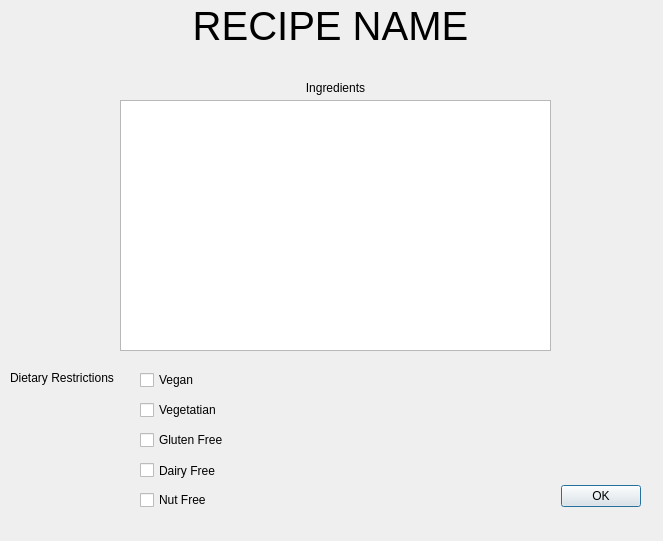
<?xml version="1.0" encoding="UTF-8"?>
<ui version="4.0">
 <class>ViewRecipe</class>
 <widget class="QDialog" name="ViewRecipe">
  <property name="geometry">
   <rect>
    <x>0</x>
    <y>0</y>
    <width>663</width>
    <height>541</height>
   </rect>
  </property>
  <property name="windowTitle">
   <string>Dialog</string>
  </property>
  <widget class="QDialogButtonBox" name="buttonBox">
   <property name="geometry">
    <rect>
     <x>300</x>
     <y>480</y>
     <width>341</width>
     <height>32</height>
    </rect>
   </property>
   <property name="orientation">
    <enum>Qt::Horizontal</enum>
   </property>
   <property name="standardButtons">
    <set>QDialogButtonBox::Ok</set>
   </property>
  </widget>
  <widget class="QCheckBox" name="nutBox">
   <property name="geometry">
    <rect>
     <x>140</x>
     <y>490</y>
     <width>85</width>
     <height>20</height>
    </rect>
   </property>
   <property name="text">
    <string>Nut Free</string>
   </property>
   <property name="checkable">
    <bool>false</bool>
   </property>
  </widget>
  <widget class="QCheckBox" name="vegBox">
   <property name="geometry">
    <rect>
     <x>140</x>
     <y>400</y>
     <width>85</width>
     <height>20</height>
    </rect>
   </property>
   <property name="text">
    <string>Vegetatian</string>
   </property>
   <property name="checkable">
    <bool>false</bool>
   </property>
  </widget>
  <widget class="QCheckBox" name="glutenBox">
   <property name="geometry">
    <rect>
     <x>140</x>
     <y>430</y>
     <width>101</width>
     <height>20</height>
    </rect>
   </property>
   <property name="text">
    <string>Gluten Free</string>
   </property>
   <property name="checkable">
    <bool>false</bool>
   </property>
  </widget>
  <widget class="QCheckBox" name="veganBox">
   <property name="geometry">
    <rect>
     <x>140</x>
     <y>370</y>
     <width>85</width>
     <height>20</height>
    </rect>
   </property>
   <property name="text">
    <string>Vegan</string>
   </property>
   <property name="checkable">
    <bool>false</bool>
   </property>
  </widget>
  <widget class="QLabel" name="label_2">
   <property name="geometry">
    <rect>
     <x>290</x>
     <y>80</y>
     <width>91</width>
     <height>16</height>
    </rect>
   </property>
   <property name="text">
    <string>Ingredients</string>
   </property>
   <property name="alignment">
    <set>Qt::AlignCenter</set>
   </property>
  </widget>
  <widget class="QLabel" name="label_6">
   <property name="geometry">
    <rect>
     <x>10</x>
     <y>370</y>
     <width>141</width>
     <height>16</height>
    </rect>
   </property>
   <property name="text">
    <string>Dietary Restrictions</string>
   </property>
  </widget>
  <widget class="QTableView" name="ingredientsList">
   <property name="geometry">
    <rect>
     <x>120</x>
     <y>100</y>
     <width>431</width>
     <height>251</height>
    </rect>
   </property>
  </widget>
  <widget class="QCheckBox" name="dairyBox">
   <property name="geometry">
    <rect>
     <x>140</x>
     <y>460</y>
     <width>85</width>
     <height>21</height>
    </rect>
   </property>
   <property name="text">
    <string>Dairy Free</string>
   </property>
   <property name="checkable">
    <bool>false</bool>
   </property>
  </widget>
  <widget class="QLabel" name="recipeName">
   <property name="geometry">
    <rect>
     <x>0</x>
     <y>10</y>
     <width>661</width>
     <height>31</height>
    </rect>
   </property>
   <property name="font">
    <font>
     <pointsize>30</pointsize>
    </font>
   </property>
   <property name="text">
    <string>RECIPE NAME</string>
   </property>
   <property name="alignment">
    <set>Qt::AlignCenter</set>
   </property>
  </widget>
 </widget>
 <resources/>
 <connections>
  <connection>
   <sender>buttonBox</sender>
   <signal>accepted()</signal>
   <receiver>ViewRecipe</receiver>
   <slot>accept()</slot>
   <hints>
    <hint type="sourcelabel">
     <x>248</x>
     <y>254</y>
    </hint>
    <hint type="destinationlabel">
     <x>157</x>
     <y>274</y>
    </hint>
   </hints>
  </connection>
  <connection>
   <sender>buttonBox</sender>
   <signal>rejected()</signal>
   <receiver>ViewRecipe</receiver>
   <slot>reject()</slot>
   <hints>
    <hint type="sourcelabel">
     <x>316</x>
     <y>260</y>
    </hint>
    <hint type="destinationlabel">
     <x>286</x>
     <y>274</y>
    </hint>
   </hints>
  </connection>
 </connections>
</ui>
